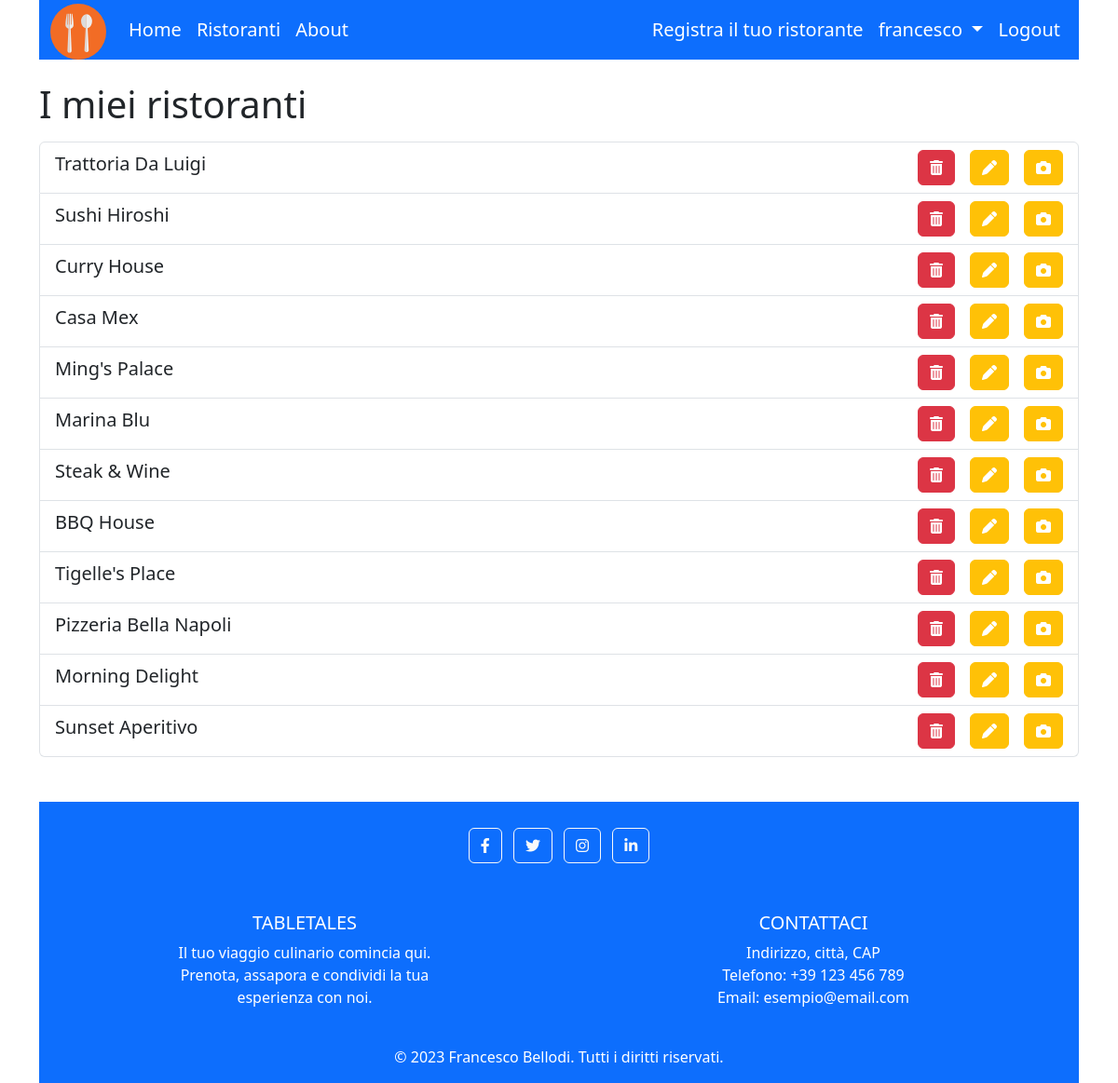
/restaurants/own-restaurants/ (signed in), run on the app's committed database.
### restaurantsApp/models.py (models this page shows, shortened)
class Restaurant(models.Model):
    restaurantID = models.IntegerField(primary_key=True)
    owner = models.ForeignKey(settings.AUTH_USER_MODEL, on_delete=models.CASCADE)
    name = models.CharField(max_length=100)
    address = models.CharField(max_length=200)
    phone_number = PhoneNumberField()
    cuisine_type = models.CharField(max_length=200)
    meal_type = models.CharField(max_length=200)
    max_booking = models.IntegerField(default=100)
    average_rating = models.FloatField(default=0, null=True)
    def str_for_logged_user(self):
        return self.name

### restaurantsApp/views.py (the view)
# urls.py: path("own-restaurants/", RestaurantOwnerListView.as_view(), name='user_restaurants'),
class RestaurantOwnerListView(LoginRequiredMixin, ListView):
    model = Restaurant
    template_name = 'restaurantsApp/user_restaurants.html'  # Specifica il percorso al tuo template
    context_object_name = 'objects'  # Nome del contesto da utilizzare nel template
    def get_context_data(self, *, object_list=None, **kwargs):
        context = super().get_context_data(**kwargs)
        context["obj_delete"] = 'restaurant_delete'
        context["title_page"] = 'I miei ristoranti'
        context["obj_name"] = 'Ristoranti'
        context["obj_update"] = 'restaurant_update'
        return context
    def get_queryset(self):
        user = self.request.user
        return Restaurant.objects.filter(owner=user)

### mixins/user_mixins.py (called while the page is built)
    def test_func(self):
        return self.request.user.is_authenticated

### restaurantsApp/templates/restaurantsApp/user_restaurants.html
{% extends 'user-object-list.html' %}
{% load django_bootstrap5 %}
{% block modify %}
  <div class="me-3 my-auto">
  <a class="btn btn-warning" href="{% url 'restaurant_update' obj.pk %}"><i class="fa-solid fa-pen" style="color: #ffffff;"></i></a>
  </div>
  <div class="my-auto">
  <a class="btn btn-warning" href="{% url 'photo_create' obj.pk %}"><i class="fa-solid fa-camera" style="color: #ffffff;"></i></a>
  </div>
{% endblock %}

### templates/user-object-list.html (shortened to what this page needs)
{% extends "base.html" %}
{% load django_bootstrap5 %}
{% block content %}
    <h1>{{ title_page }}</h1>
    <ul class="list-group mt-3">
    {% for obj in objects %}
      <li class="list-group-item">
        <div class="d-flex justify-content-between align-items-center">
          <h5>{{ obj.str_for_logged_user }}</h5>
          <div class="d-flex">
            <form action="{% url obj_delete obj.pk %}" method="post" class="me-3 ">
                <button type="submit" class="btn btn-danger" onclick="return confirm('Sicuro di voler eliminare?')">
                    <i class="fas fa-trash-alt"></i>
                </button>
            </form>
            {% block modify %}{% endblock %}
          </div>
        </div>
      </li>
    {% empty %}
      <li class="list-group-item">{{ obj_name }} non presenti</li>
    {% endfor %}
    </ul>
{% endblock %}

### templates/navbar.html (shortened to what this page needs)
{% load static %}
<nav class="navbar navbar-expand-lg bg-primary thick-navbar fs-5">
    <div class="container">
        <a class="navbar-brand text-white" href="/">
          <img src="{% static '/svg/tabletales-logo.svg' %}" height="60">
        </a>
        <div class="collapse navbar-collapse" id="navbarContent">
            <ul class="navbar-nav mr-auto">
                <li class="nav-item">
                    <a class="nav-link text-white" href="/">Home</a>
                </li>
                <li class="nav-item">
                    <a class="nav-link text-white" href="/restaurants/">Ristoranti</a>
                </li>
                <li class="nav-item">
                    <a class="nav-link text-white" href="/about/">About</a>
                </li>
            </ul>
            <ul class="navbar-nav ms-auto">
                {% if not user.is_authenticated %}
                    <li class="nav-item">
                        <a class="nav-link text-white" href="/accounts/signup/">Register</a>
                    </li>
                    <li class="nav-item">
                        <a class="nav-link text-white" href="{% url 'login' %}">Login</a>
                    </li>
                {% else %}
                    <li class="nav-item">
                        <a class="nav-link text-white" href="{% url 'restaurant_create' %}">Registra il tuo ristorante</a>
                    </li>
                    <li class="nav-item dropdown">
                        <a class="nav-link dropdown-toggle text-white" href="#" id="navbarDropdownMenuLink" role="button" data-bs-toggle="dropdown" aria-expanded="false">
                            {{ user.username }}
                        </a>
                    </li>
                    <li class="nav-item">
                        <a class="nav-link text-white" href="{% url 'logout' %}">Logout</a>
                    </li>
                {% endif %}
            </ul>
        </div>
    </div>
</nav>

### templates/navbar.html (style rules this page uses)
.thick-navbar { height: 8vh; line-height: 100px; }

### data on the page
Restaurant: str_for_logged_user "Trattoria Da Luigi"
Restaurant: str_for_logged_user "Sushi Hiroshi"
Restaurant: str_for_logged_user "Curry House"
Restaurant: str_for_logged_user "Casa Mex"
Restaurant: str_for_logged_user "Ming's Palace"
Restaurant: str_for_logged_user "Marina Blu"
Restaurant: str_for_logged_user "Steak & Wine"
Restaurant: str_for_logged_user "BBQ House"
Restaurant: str_for_logged_user "Tigelle's Place"
Restaurant: str_for_logged_user "Pizzeria Bella Napoli"
Restaurant: str_for_logged_user "Morning Delight"
Restaurant: str_for_logged_user "Sunset Aperitivo"

### other printed values
{{ user.username }} "francesco"
{{ title_page }} "I miei ristoranti"
